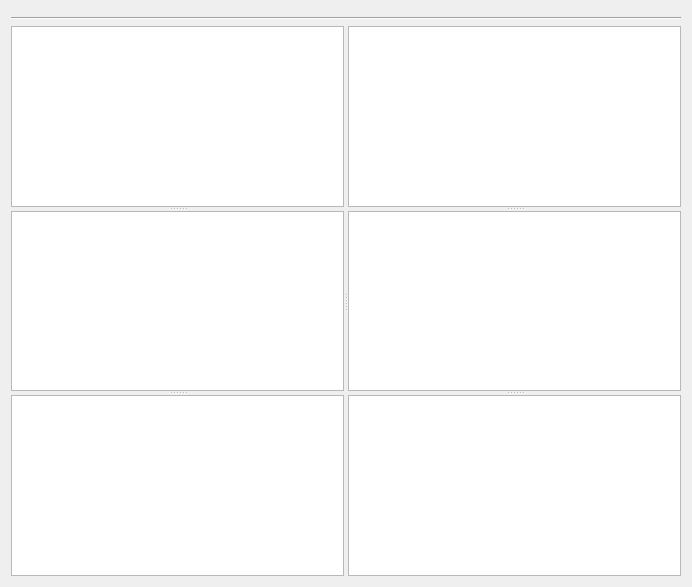
<?xml version="1.0" encoding="UTF-8"?>
<ui version="4.0">
 <class>Form</class>
 <widget class="QWidget" name="Form">
  <property name="geometry">
   <rect>
    <x>0</x>
    <y>0</y>
    <width>692</width>
    <height>587</height>
   </rect>
  </property>
  <property name="windowTitle">
   <string>Form</string>
  </property>
  <layout class="QVBoxLayout" name="verticalLayout">
   <item>
    <widget class="QWidget" name="meta_placeholder" native="true">
     <property name="sizePolicy">
      <sizepolicy hsizetype="Preferred" vsizetype="Maximum">
       <horstretch>0</horstretch>
       <verstretch>0</verstretch>
      </sizepolicy>
     </property>
    </widget>
   </item>
   <item>
    <widget class="Line" name="line">
     <property name="orientation">
      <enum>Qt::Horizontal</enum>
     </property>
    </widget>
   </item>
   <item>
    <widget class="QSplitter" name="horiz_splitter">
     <property name="orientation">
      <enum>Qt::Horizontal</enum>
     </property>
     <widget class="QSplitter" name="l_vert_splitter">
      <property name="orientation">
       <enum>Qt::Vertical</enum>
      </property>
      <widget class="RootTreeView" name="l_tree_view"/>
      <widget class="LivePVTableView" name="l_pv_table_view"/>
      <widget class="NestableTableView" name="l_nest_table_view"/>
     </widget>
     <widget class="QSplitter" name="r_vert_splitter">
      <property name="orientation">
       <enum>Qt::Vertical</enum>
      </property>
      <widget class="RootTreeView" name="r_tree_view"/>
      <widget class="LivePVTableView" name="r_pv_table_view"/>
      <widget class="NestableTableView" name="r_nest_table_view"/>
     </widget>
    </widget>
   </item>
  </layout>
 </widget>
 <customwidgets>
  <customwidget>
   <class>LivePVTableView</class>
   <extends>QTableView</extends>
   <header>superscore.widgets.views</header>
  </customwidget>
  <customwidget>
   <class>NestableTableView</class>
   <extends>QTableView</extends>
   <header>superscore.widgets.views</header>
  </customwidget>
  <customwidget>
   <class>RootTreeView</class>
   <extends>QTreeView</extends>
   <header>superscore.widgets.views</header>
  </customwidget>
 </customwidgets>
 <resources/>
 <connections/>
</ui>
